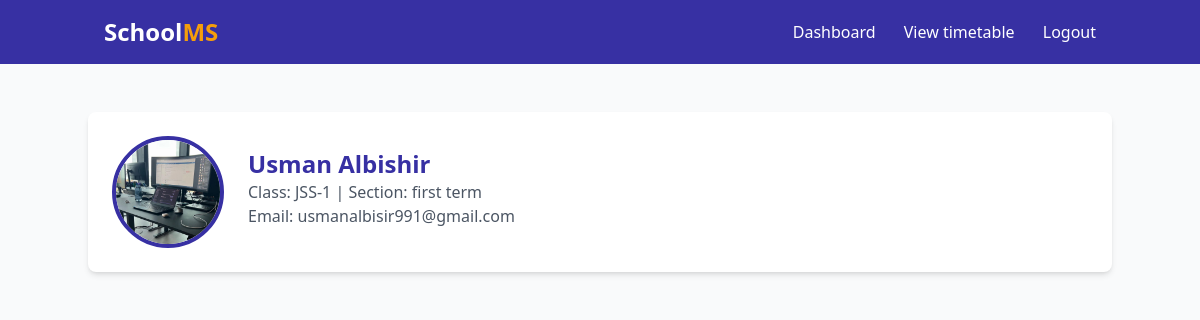
Screenshot of /student-dashboard/ (signed in) with the database file from the repository.
### students/models.py (models this page shows, shortened)
class Student(models.Model):
    GENDER_CHOICES = [
        ('M', 'Male'),
        ('F', 'Female'),
        ('O', 'Other'),
    ]
    user = models.OneToOneField(User, on_delete=models.CASCADE, related_name='student_profile')
    date_of_birth = models.DateField()
    email = models.EmailField()
    gender = models.CharField(max_length=1, choices=GENDER_CHOICES)
    student_class = models.ForeignKey('academics.StudentClass', on_delete=models.SET_NULL, null=True, related_name='students')
    contact = models.CharField(max_length=20)
    profile_image = models.ImageField(upload_to='student_profiles/', default='student_profiles/default.png')

### academics/models.py (models this page shows, shortened)
class StudentClass(models.Model):
    class_name = models.CharField(max_length=50)
    section = models.CharField(max_length=10)
    teacher = models.ForeignKey('teachers.Teacher', on_delete=models.SET_NULL, null=True, blank=True, related_name='main_classes')

### accounts/views.py (the view)
# urls.py: path("student-dashboard/", views.student_dashboard, name="student_dashboard"),
@login_required
def student_dashboard(request):
    user = request.user
    student = getattr(user, 'student_profile', None)
    return render(request, "accounts/student_dashboard.html", { 'student': student})

### accounts/templates/accounts/student_dashboard.html (shortened to what this page needs)
{% extends 'profile_base.html' %}
{% block content %}
 <main class="flex-1 p-6 overflow-y-auto">
  <section class="bg-white shadow-md rounded-lg p-6 container mx-auto mt-6 flex items-center space-x-6">
    <img src="{{ student.profile_image.url }}" alt="Student" class="w-28 h-28 rounded-full border-4 border-indigo-800">
    <div>
      <h2 class="text-2xl font-bold text-indigo-800">{{ student.user.get_full_name|default:student.user.username }}</h2>
      <p class="text-gray-600">Class: {{ student.student_class.class_name }} | Section: {{ student.student_class.section }}</p>
      <p class="text-gray-600">Email: {{ student.email }}</p>
    </div>
  </section>
</main>
{% endblock %}

### rows the page displays
Student: profile_image (picture), user.get_full_name "Usman Albishir", student_class.class_name "JSS-1", student_class.section "first term", email "usmanalbisir991@gmail.com"
